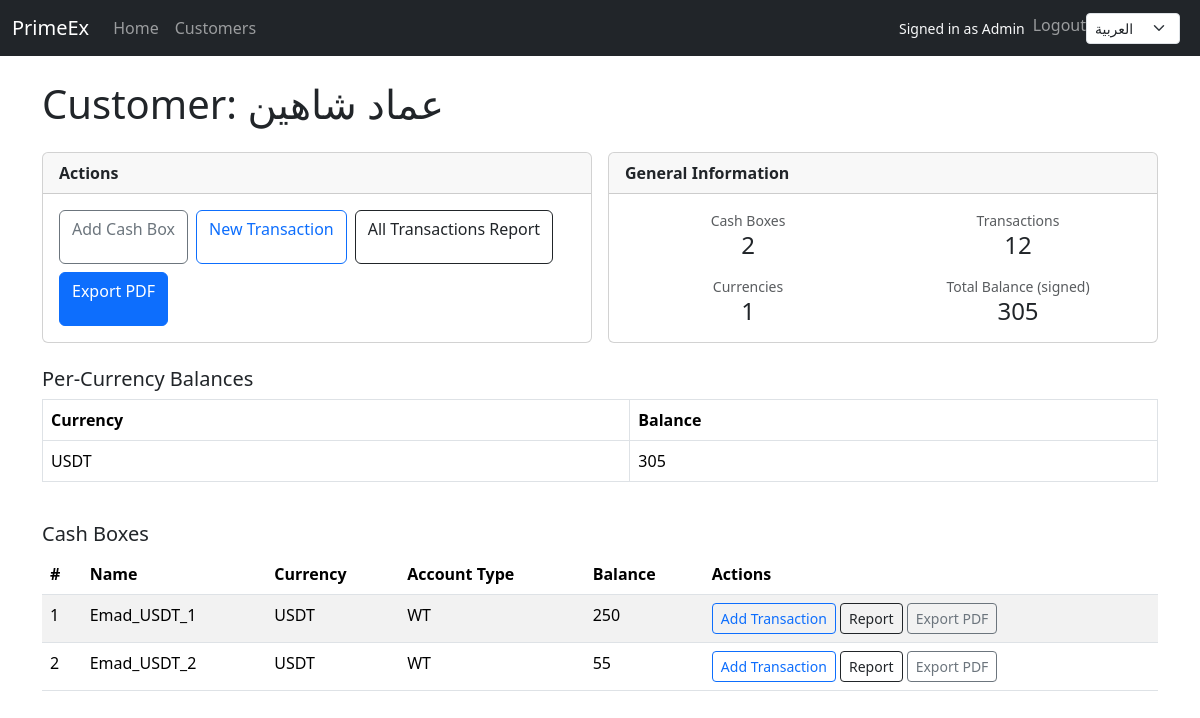
Screenshot of /en/customers/4/ (signed in) with the database file from the repository.
### cashbox/models.py (models this page shows, shortened)
class Customer(models.Model):
    name = models.CharField(max_length=200)
    phone = models.CharField(max_length=50, blank=True)
    created_at = models.DateTimeField(auto_now_add=True)

class Currency(models.Model):
    code = models.CharField(max_length=10, unique=True)
    name = models.CharField(max_length=50)
    symbol = models.CharField(max_length=10, blank=True)
    decimal_places = models.PositiveSmallIntegerField(default=2)
    is_active = models.BooleanField(default=True)

class CashBox(models.Model):
    customer = models.ForeignKey(Customer, on_delete=models.CASCADE, related_name="cashboxes")
    currency = models.ForeignKey(Currency, on_delete=models.PROTECT)
    account_type = models.ForeignKey(AccountType, on_delete=models.PROTECT)
    name = models.CharField(max_length=100, blank=True, default="")
    created_at = models.DateTimeField(auto_now_add=True)
    class Meta:
        indexes = [
            Index(fields=["customer", "currency", "account_type"]),
        ]
    @property
    def balance(self) -> Decimal:
        signed_sum = self.transactions.aggregate(
            total=Sum(
                Case(
                    When(direction=Transaction.Direction.DEPOSIT, then=F("amount")),
                    When(direction=Transaction.Direction.WITHDRAW, then=-F("amount")),
                    default=Decimal("0.0"),
                    output_field=DecimalField(max_digits=18, decimal_places=6),
                )
            )
        )["total"]
        return signed_sum or Decimal("0")

class AccountType(models.Model):
    code = models.CharField(max_length=20, unique=True)
    name = models.CharField(max_length=50)

### cashbox/views.py (the view)
# urls.py: path("customers/<int:pk>/", CustomerReportView.as_view(), name="customer_report"),
class CustomerReportView(LoginRequiredMixin, DetailView):
    model = Customer
    template_name = "cashbox/customer_report.html"
    def get_context_data(self, **kwargs):
        ctx = super().get_context_data(**kwargs)
        customer = self.object
        cashboxes = customer.cashboxes.select_related("currency", "account_type")
        tx = (
            Transaction.objects.filter(cashbox__customer=customer)
            .values("cashbox__currency__code")
            .annotate(
                balance=Sum(
                    Case(
                        When(direction=Transaction.Direction.DEPOSIT, then=F("amount")),
                        When(direction=Transaction.Direction.WITHDRAW, then=-F("amount")),
                        output_field=DecimalField(max_digits=18, decimal_places=6),
                    )
                )
            )
        )
        per_currency = {row["cashbox__currency__code"]: row["balance"] for row in tx}
        total = sum((v or Decimal("0")) for v in per_currency.values())
        transactions_count = Transaction.objects.filter(cashbox__customer=customer).count()
        cashboxes_count = cashboxes.count()
        currencies_count = cashboxes.values("currency_id").distinct().count()
        ctx.update(
            {
                "cashboxes": cashboxes,
                "per_currency": per_currency,
                "total": total,
                "transactions_count": transactions_count,
                "cashboxes_count": cashboxes_count,
                "currencies_count": currencies_count,
            }
        )
        return ctx

### cashbox/context_processors.py (called while the page is built)
def nav_customers(request):
    customers = Customer.objects.all().only("id", "name").order_by("name")
    return {"nav_customers": customers}

### templates/cashbox/customer_report.html
{% extends "base.html" %}
{% load i18n humanize %}
{% block content %}
<div class="d-flex justify-content-between align-items-center mb-3">
  <h1>{% trans "Customer" %}: {{ object.name }}</h1>
</div>
<div class="row g-3">
  <div class="col-md-6">
    <div class="card h-100">
      <div class="card-header fw-semibold">{% trans "Actions" %}</div>
      <div class="card-body d-flex flex-wrap gap-2">
        {% if perms.cashbox.add_cashbox %}
          <a class="btn btn-outline-secondary" href="{% url 'cashbox_create' %}">{% trans "Add Cash Box" %}</a>
        {% endif %}
        {% if object.cashboxes.first %}
          {% if perms.cashbox.add_transaction %}
            <a class="btn btn-outline-primary" href="{% url 'transaction_create' %}?cashbox={{ object.cashboxes.first.id }}">{% trans "New Transaction" %}</a>
          {% else %}
            <button class="btn btn-outline-primary" type="button" disabled title="{% trans 'Insufficient privileges' %}">{% trans "New Transaction" %}</button>
          {% endif %}
        {% else %}
          <button class="btn btn-outline-primary" type="button" disabled title="{% trans 'Create a cash box first' %}">{% trans "New Transaction" %}</button>
        {% endif %}
        <a class="btn btn-outline-dark" href="{% url 'customer_transactions' object.pk %}">{% trans "All Transactions Report" %}</a>
        <a class="btn btn-primary" href="{% url 'customer_report_pdf' object.pk %}">{% trans "Export PDF" %}</a>
      </div>
    </div>
  </div>
  <div class="col-md-6">
    <div class="card h-100">
      <div class="card-header fw-semibold">{% trans "General Information" %}</div>
      <div class="card-body">
        <div class="row text-center">
          <div class="col-6 mb-3">
            <div class="small text-muted">{% trans "Cash Boxes" %}</div>
            <div class="h4 mb-0">{{ cashboxes_count }}</div>
          </div>
          <div class="col-6 mb-3">
            <div class="small text-muted">{% trans "Transactions" %}</div>
            <div class="h4 mb-0">{{ transactions_count }}</div>
          </div>
          <div class="col-6">
            <div class="small text-muted">{% trans "Currencies" %}</div>
            <div class="h4 mb-0">{{ currencies_count }}</div>
          </div>
          <div class="col-6">
            <div class="small text-muted">{% trans "Total Balance (signed)" %}</div>
            <div class="h4 mb-0">{{ total }}</div>
          </div>
        </div>
      </div>
    </div>
  </div>
</div>
<h5 class="mt-4">{% trans "Per-Currency Balances" %}</h5>
<div class="table-responsive">
  <table class="table table-bordered">
    <thead>
      <tr>
        <th>{% trans "Currency" %}</th>
        <th>{% trans "Balance" %}</th>
      </tr>
    </thead>
    <tbody>
      {% for code, bal in per_currency.items %}
      <tr>
        <td>{{ code }}</td>
        <td>{{ bal }}</td>
      </tr>
      {% empty %}
      <tr><td colspan="2" class="text-center text-muted">{% trans "No transactions yet." %}</td></tr>
      {% endfor %}
    </tbody>
  </table>
</div>
<h5 class="mt-4">{% trans "Cash Boxes" %}</h5>
<div class="table-responsive">
  <table class="table table-striped">
    <thead>
      <tr>
        <th>#</th>
        <th>{% trans "Name" %}</th>
        <th>{% trans "Currency" %}</th>
        <th>{% trans "Account Type" %}</th>
        <th>{% trans "Balance" %}</th>
        <th>{% trans "Actions" %}</th>
      </tr>
    </thead>
    <tbody>
      {% for cb in cashboxes %}
      <tr>
        <td>{{ forloop.counter }}</td>
        <td>{{ cb.name|default_if_none:""|default:"—" }}</td>
        <td>{{ cb.currency.code }}</td>
        <td>{{ cb.account_type.code }}</td>
        <td>{{ cb.balance }}</td>
        <td>
          {% if perms.cashbox.add_transaction %}
            <a class="btn btn-sm btn-outline-primary" href="{% url 'transaction_create' %}?cashbox={{ cb.id }}">{% trans "Add Transaction" %}</a>
          {% endif %}
          <a class="btn btn-sm btn-outline-dark" href="{% url 'cashbox_transactions' cb.id %}">{% trans "Report" %}</a>
          <a class="btn btn-sm btn-outline-secondary" href="{% url 'cashbox_transactions_pdf' cb.id %}">{% trans "Export PDF" %}</a>
        </td>
      </tr>
      {% empty %}
      <tr><td colspan="6" class="text-center text-muted">{% trans "No cash boxes yet." %}</td></tr>
      {% endfor %}
    </tbody>
  </table>
</div>
{% endblock %}

### templates/base.html (shortened to what this page needs)
<!doctype html>
<html lang="en" dir="ltr">
  <head>
    <link href="https://cdn.jsdelivr.net/npm/bootstrap@5.3.3/dist/css/bootstrap.min.css" rel="stylesheet">
  </head>
  <body>
    <nav class="navbar navbar-expand-lg navbar-dark bg-dark">
      <div class="container-fluid">
        <a class="navbar-brand" href="/">PrimeEx</a>
        <div class="collapse navbar-collapse" id="navbarNav">
          {% if request.user.is_authenticated %}
            <ul class="navbar-nav me-auto">
              <li class="nav-item">
                <a class="nav-link" href="{% url 'dashboard' %}">Home</a>
              </li>
              <li class="nav-item">
                <a class="nav-link" href="{% url 'customer_list' %}">Customers</a>
              </li>
            </ul>
          {% endif %}
          <ul class="navbar-nav ms-auto">
            {% if request.user.is_authenticated %}
            <li class="nav-item me-2 d-flex align-items-center text-light">
              <span class="small">Signed in as {{ request.user.username }}</span>
            </li>
            <li class="nav-item">
              <form method="post" action="{% url 'logout' %}" class="d-inline">
                <button type="submit" class="btn btn-link nav-link p-0">Logout</button>
              </form>
            </li>
            {% else %}
            <li class="nav-item">
              <a class="nav-link" href="{% url 'login' %}">Login</a>
            </li>
            {% endif %}
            <li class="nav-item">
              <form action="/i18n/setlang/" method="post" class="d-flex align-items-center">
                <select name="language" class="form-select form-select-sm me-2" onchange="this.form.submit()">
                  {% if LANGUAGE_CODE == 'en' %}
                    <option value="en" selected="selected">English</option>
                    <option value="ar">العربية</option>
                  {% else %}
                    <option value="ar" selected="selected">العربية</option>
                  {% endif %}
                </select>
              </form>
            </li>
          </ul>
        </div>
      </div>
    </nav>
    <main class="container py-4">
      {% block content %}{% endblock %}
    </main>
  </body>
  </html>

### rows the page displays
Customer: name "عماد شاهين"
Currency: code "USDT", bal "305"
CashBox: name "Emad_USDT_1", currency.code "USDT", account_type.code "WT", balance "250"
CashBox: name "Emad_USDT_2", currency.code "USDT", account_type.code "WT", balance "55"

### other values shown
{{ request.user.username }} "Admin"
{{ cashboxes_count }} "2"
{{ transactions_count }} "12"
{{ currencies_count }} "1"
{{ total }} "305"
